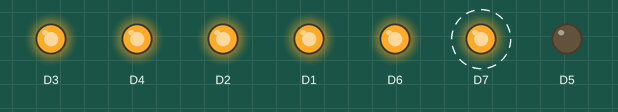
Recording of a sketch running on a simulated ESP8266 (NodeMCU). On the bench: output pins drawn as LEDs (lit = HIGH). Dashed ring = blinking. WiFi joins after 1.5 s; servers stay silent unless stated; what the sketch prints to the serial monitor is not drawn.

Above: at 2.3 s.
Timing chart, 0 to 4.7 s (numbered marks = the images above):
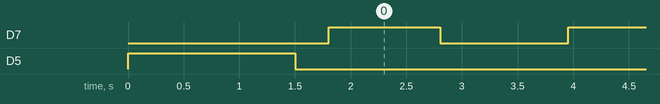

Measured:
- by itself, D7: alternates HIGH for 1.0 s and LOW for 1.2 s

The sketch:

arduino.ino
```cpp
#include "FirebaseESP8266.h"
#include <ESP8266WiFi.h>

#define wifiSSID "wifi_name"
#define wifiPASS "wifi_password"
#define firebaseHost "your_firebase_project.firebaseio.com"
#define firebaseAuth "database_secret"

int dataReceive;
FirebaseData Home;
FirebaseJson receivedState;
FirebaseJsonData currState;
char query[10];

bool IoTmode = true;

void InitializePins(){
    pinMode(D1, OUTPUT);
    pinMode(D2, OUTPUT);
    pinMode(D3, OUTPUT);
    pinMode(D4, OUTPUT);
    pinMode(D5, OUTPUT);
    pinMode(D6, OUTPUT);
    pinMode(D7, OUTPUT);

    digitalWrite(D1, HIGH);
    digitalWrite(D2, HIGH);
    digitalWrite(D3, HIGH);
    digitalWrite(D4, HIGH);
}

void connectToWiFi(){
    digitalWrite(D5,HIGH);                  // red led glows while connecting to wifi
    WiFi.begin(wifiSSID, wifiPASS);
    Serial.print("Connecting to Wi-Fi");
    while (WiFi.status() != WL_CONNECTED)
    {
        Serial.print(".");
        delay(500);
    }
    digitalWrite(D5,LOW);                  // red led turns off and green led turns on after successfully
    digitalWrite(D6,HIGH);                 // connecting to the wifi network
    Serial.println();
    Serial.print("Connected with IP: ");
    Serial.println(WiFi.localIP());
}

bool addAppliances(FirebaseData &fbdo, const String &path, FirebaseJson &json){
    if(Firebase.setJSON(fbdo, "/home-1", json)){
        Serial.println("data inserted successfully");
        return true;
    }else{
        Serial.println("Failed to insert data");
        return false;
    }
}

bool getStatus(FirebaseData &fbdo, const String &path){
    if(Firebase.getJSON(fbdo, path)){
        return true;
    }
    digitalWrite(D7,HIGH);                //blue light blinks when there is an error while communicating with database and
    delay(1000);                          //user need to switch to bluetooth mode
    digitalWrite(D7,LOW);
    return false;
}

void setup(){

      Serial.begin(9600);

      InitializePins();
      connectToWiFi();

      FirebaseJson json;
      json.add("appliance-1",0);
      json.add("appliance-2",0);
      json.add("appliance-3",0);
      json.add("appliance-4",0);

      Firebase.begin(firebaseHost, firebaseAuth);

      //auto reconnect the WiFi when connection lost
      Firebase.reconnectWiFi(true);

      //setting initial values to the database
      Firebase.setJSON(Home, "/home-1", json);
}

void IoT(){
      getStatus(Home,"/home-1");
      receivedState = Home.jsonObject();
      int count = receivedState.iteratorBegin();
      for (int i = 1; i <= count; i++){
          snprintf(query, 12, "appliance-%d", i);
          receivedState.get(currState, query);
          int flag = currState.intValue;
          switch(i){
              case 1 : if(flag == 1) digitalWrite(D1, LOW);
                       else digitalWrite(D1, HIGH);
                       break;
              case 2 : if(flag == 1) digitalWrite(D2, LOW);
                       else digitalWrite(D2, HIGH);
                       break;
              case 3 : if(flag == 1) digitalWrite(D3, LOW);
                       else digitalWrite(D3, HIGH);
                       break;
              case 4 : if(flag == 1) digitalWrite(D4, LOW);
                       else digitalWrite(D4, HIGH);
                       break;
          }
      }
      receivedState.clear();
}

void BTmode(){
      if(Serial.available()>0){
          dataReceive = Serial.read();
          switch (dataReceive){
              case 1:  IoTmode = false;
                       break;
              case 2:  IoTmode = true;
                       break;
              case 10: digitalWrite(D1,LOW);
                       break;
              case 11: digitalWrite(D1,HIGH);
                       break;
              case 20: digitalWrite(D2,LOW);
                       break;
              case 21: digitalWrite(D2,HIGH);
                       break;
              case 30: digitalWrite(D3,LOW);
                       break;
              case 31: digitalWrite(D3,HIGH);
                       break;
              case 40: digitalWrite(D4,LOW);
                       break;
              case 41: digitalWrite(D4,HIGH);
                       break;
           }
     }
}

void loop(){
    BTmode();
    if(IoTmode){
        IoT();
    }
    delay(1000);
}
```
